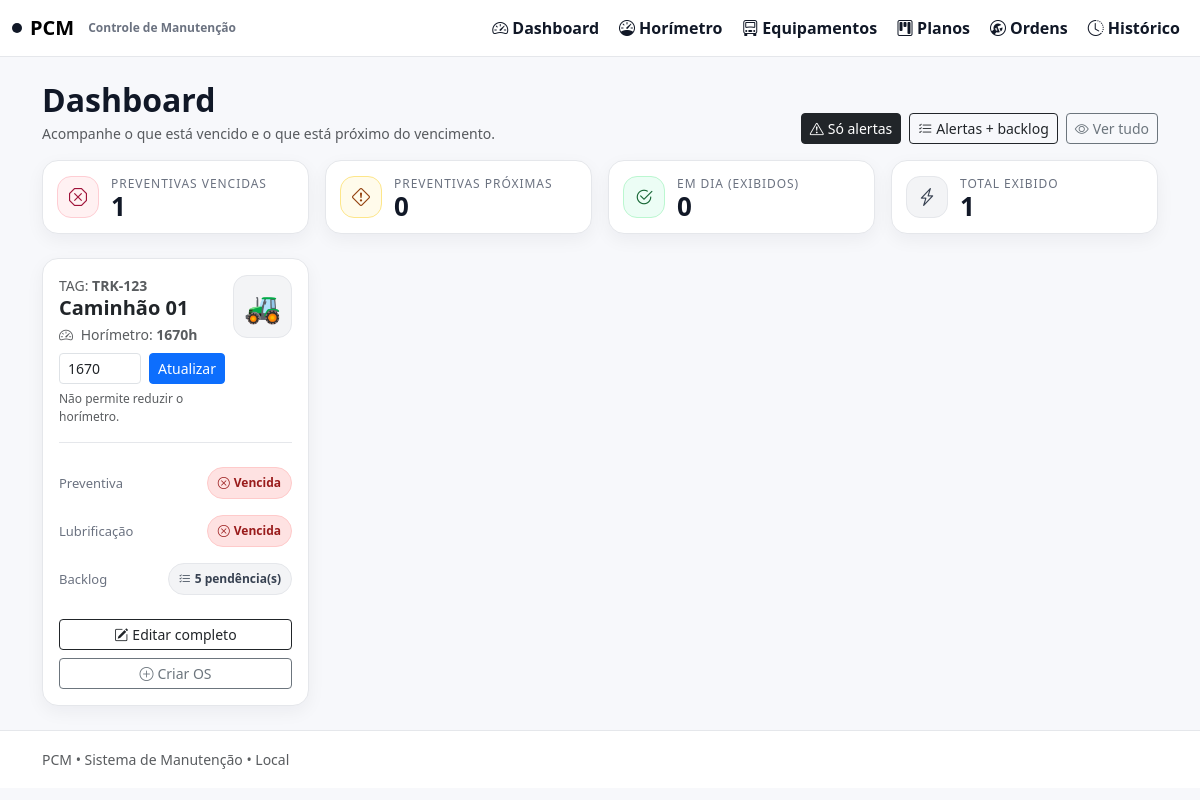
The page / on the database its author committed.
### models.py (models this page shows)
class Equipment(db.Model):
    __tablename__ = "equipamentos"
    id = db.Column(db.Integer, primary_key=True)
    nome = db.Column(db.String(120), nullable=False)
    codigo = db.Column(db.String(60), nullable=False, unique=True)  # TAG
    tipo = db.Column(db.String(60), nullable=True)
    horimetro_atual = db.Column(db.Integer, nullable=False, default=0)
    ativo = db.Column(db.Boolean, nullable=False, default=True)
    created_at = db.Column(db.DateTime, nullable=False, default=datetime.utcnow)
    def open_backlog_count(self) -> int:
        return (
            WorkOrder.query.filter_by(equipamento_id=self.id)
            .filter(WorkOrder.status.in_(OPEN_OS_STATUSES))
            .count()
        )

### app.py (the view)
    @app.route("/")
    def dashboard():
        equipamentos = (
            Equipment.query.filter_by(ativo=True)
            .order_by(Equipment.nome.asc())
            .all()
        )
        default_alert = app.config.get("DEFAULT_ALERT_HOURS", 20)
        filtro = request.args.get("filtro", "alertas")
        cards = []
        total_vencidas = 0
        total_proximas = 0
        total_em_dia = 0
        for e in equipamentos:
            planos_prev = [p for p in e.planos if p.tipo == PlanType.PREVENTIVA.value]
            planos_lub = [p for p in e.planos if p.tipo == PlanType.LUBRIFICACAO.value]
            def summarize(plans):
                if not plans:
                    return {"status": "SEM_PLANO", "faltam": None, "texto": "Sem plano"}
                remaining_list = [(p, p.remaining_hours(e.horimetro_atual)) for p in plans]
                p_min, faltam_min = sorted(remaining_list, key=lambda x: x[1])[0]
                status = p_min.status(e.horimetro_atual, default_alert=default_alert)
                if status == "VENCIDA":
                    return {"status": "VENCIDA", "faltam": faltam_min, "texto": "Vencida!"}
                if status == "PROXIMA":
                    return {"status": "PROXIMA", "faltam": faltam_min, "texto": f"{faltam_min} horas"}
                return {"status": "EM_DIA", "faltam": faltam_min, "texto": f"{faltam_min} horas"}
            prev = summarize(planos_prev)
            lub = summarize(planos_lub)
            backlog = e.open_backlog_count()
            is_prev_alert = prev["status"] in ("VENCIDA", "PROXIMA")
            is_backlog_alert = backlog > 0
            if filtro == "alertas":
                if not is_prev_alert:
                    continue
            elif filtro == "alertas_e_backlog":
                if not (is_prev_alert or is_backlog_alert):
                    continue
            elif filtro == "all":
                pass
            else:
                if not is_prev_alert:
                    continue
            if prev["status"] == "VENCIDA":
                total_vencidas += 1
            elif prev["status"] == "PROXIMA":
                total_proximas += 1
            else:
                total_em_dia += 1
            cards.append({"equip": e, "prev": prev, "lub": lub, "backlog": backlog})
        return render_template(
            "dashboard.html",
            cards=cards,
            total_vencidas=total_vencidas,
            total_proximas=total_proximas,
            total_em_dia=total_em_dia,
            filtro=filtro,
        )

### models.py (called while the page is built)
    def remaining_hours(self, horimetro_atual: int) -> int:
        return (self.ultima_execucao_horimetro + self.intervalo_horas) - horimetro_atual

    def status(self, horimetro_atual: int, default_alert: int = 20) -> str:
        faltam = self.remaining_hours(horimetro_atual)
        alert = self.alerta_horas if self.alerta_horas is not None else default_alert
        if faltam <= 0:
            return "VENCIDA"
        if faltam <= alert:
            return "PROXIMA"
        return "EM_DIA"

### templates/dashboard.html (shortened to what this page needs)
{% extends "base.html" %}
{% block content %}
<div class="d-flex flex-wrap justify-content-between align-items-end gap-2 mb-3">
  <div>
    <h2 class="mb-1 fw-bold">Dashboard</h2>
    <div class="text-muted small">Acompanhe o que está vencido e o que está próximo do vencimento.</div>
  </div>
  <div class="d-flex gap-2 flex-wrap">
    <a class="btn btn-sm {{ 'btn-dark' if filtro=='alertas' else 'btn-outline-dark' }}"
       href="{{ url_for('dashboard', filtro='alertas') }}">
      <i class="bi bi-exclamation-triangle me-1"></i>Só alertas
    </a>
    <a class="btn btn-sm {{ 'btn-dark' if filtro=='alertas_e_backlog' else 'btn-outline-dark' }}"
       href="{{ url_for('dashboard', filtro='alertas_e_backlog') }}">
      <i class="bi bi-list-check me-1"></i>Alertas + backlog
    </a>
    <a class="btn btn-sm {{ 'btn-secondary' if filtro=='all' else 'btn-outline-secondary' }}"
       href="{{ url_for('dashboard', filtro='all') }}">
      <i class="bi bi-eye me-1"></i>Ver tudo
    </a>
  </div>
</div>
<div class="row g-3 mb-4">
  <div class="col-12 col-md-3">
    <div class="kpi kpi-danger">
      <div class="kpi-icon"><i class="bi bi-x-octagon"></i></div>
      <div>
        <div class="kpi-label">Preventivas vencidas</div>
        <div class="kpi-value">{{ total_vencidas }}</div>
      </div>
    </div>
  </div>
  <div class="col-12 col-md-3">
    <div class="kpi kpi-warning">
      <div class="kpi-icon"><i class="bi bi-exclamation-diamond"></i></div>
      <div>
        <div class="kpi-label">Preventivas próximas</div>
        <div class="kpi-value">{{ total_proximas }}</div>
      </div>
    </div>
  </div>
  <div class="col-12 col-md-3">
    <div class="kpi kpi-success">
      <div class="kpi-icon"><i class="bi bi-check2-circle"></i></div>
      <div>
        <div class="kpi-label">Em dia (exibidos)</div>
        <div class="kpi-value">{{ total_em_dia }}</div>
      </div>
    </div>
  </div>
  <div class="col-12 col-md-3">
    <div class="kpi kpi-neutral">
      <div class="kpi-icon"><i class="bi bi-lightning-charge"></i></div>
      <div>
        <div class="kpi-label">Total exibido</div>
        <div class="kpi-value">{{ cards|length }}</div>
      </div>
    </div>
  </div>
</div>
<div class="row g-3">
  {% for c in cards %}
  <div class="col-12 col-md-6 col-lg-4 col-xl-3">
    <div class="card card-min h-100">
      <div class="card-body">
        <div class="d-flex justify-content-between align-items-start gap-2">
          <div>
            <div class="text-muted small">
              TAG: <span class="fw-semibold">{{ c.equip.codigo }}</span>
            </div>
            <h5 class="fw-bold mb-1">{{ c.equip.nome }}</h5>
            <div class="small text-muted">
              <i class="bi bi-speedometer2 me-1"></i>
              Horímetro: <span class="fw-semibold">{{ c.equip.horimetro_atual }}h</span>
            </div>
            <form class="hori-form mt-2" method="post"
                  action="{{ url_for('equipamento_atualizar_horimetro', equip_id=c.equip.id) }}?filtro={{ filtro }}">
              <input class="form-control form-control-sm"
                     type="number"
                     name="horimetro_atual"
                     value="{{ c.equip.horimetro_atual }}"
                     min="{{ c.equip.horimetro_atual }}"
                     required>
              <button class="btn btn-sm btn-primary" type="submit">
                Atualizar
              </button>
            </form>
            <div class="text-muted mini-hint">Não permite reduzir o horímetro.</div>
          </div>
          <div class="equip-ico">🚜</div>
        </div>
        <hr class="my-3">
        <div class="status-line">
          <div class="status-label">Preventiva</div>
          {% if c.prev.status == "VENCIDA" %}
            <span class="chip chip-danger"><i class="bi bi-x-circle me-1"></i>Vencida</span>
          {% elif c.prev.status == "PROXIMA" %}
            <span class="chip chip-warning"><i class="bi bi-exclamation-circle me-1"></i>{{ c.prev.texto }}</span>
          {% elif c.prev.status == "EM_DIA" %}
            <span class="chip chip-success"><i class="bi bi-check-circle me-1"></i>{{ c.prev.texto }}</span>
          {% else %}
            <span class="chip chip-neutral"><i class="bi bi-info-circle me-1"></i>Sem plano</span>
          {% endif %}
        </div>
        <div class="status-line">
          <div class="status-label">Lubrificação</div>
          {% if c.lub.status == "VENCIDA" %}
            <span class="chip chip-danger"><i class="bi bi-x-circle me-1"></i>Vencida</span>
          {% elif c.lub.status == "PROXIMA" %}
            <span class="chip chip-warning"><i class="bi bi-exclamation-circle me-1"></i>{{ c.lub.texto }}</span>
          {% elif c.lub.status == "EM_DIA" %}
            <span class="chip chip-success"><i class="bi bi-check-circle me-1"></i>{{ c.lub.texto }}</span>
          {% else %}
            <span class="chip chip-neutral"><i class="bi bi-info-circle me-1"></i>Sem plano</span>
          {% endif %}
        </div>
        <div class="status-line">
          <div class="status-label">Backlog</div>
          {% if c.backlog == 0 %}
            <span class="chip chip-success"><i class="bi bi-check2 me-1"></i>Sem pendências</span>
          {% else %}
            <span class="chip chip-neutral"><i class="bi bi-list-check me-1"></i>{{ c.backlog }} pendência(s)</span>
          {% endif %}
        </div>
        <div class="mt-3 d-grid gap-2">
          <a class="btn btn-sm btn-outline-dark" href="{{ url_for('equipamento_editar', equip_id=c.equip.id) }}">
            <i class="bi bi-pencil-square me-1"></i>Editar completo
          </a>
          <a class="btn btn-sm btn-outline-secondary" href="{{ url_for('os_nova') }}">
            <i class="bi bi-plus-circle me-1"></i>Criar OS
          </a>
        </div>
      </div>
    </div>
  </div>
  {% endfor %}
</div>
{% endblock %}

### static/css/style.css (style rules this page uses)
:root { --bg: #f7f8fb; --card: #ffffff; --text: #111827; --muted: #6b7280; --border: #e5e7eb; --shadow: 0 10px 25px rgba(17,24,39,.06); --shadow2: 0 6px 18px rgba(17,24,39,.05); }
.bg-app { background: var(--bg); color: var(--text); }
.card-min { border: 1px solid var(--border); border-radius: 16px; background: var(--card); box-shadow: var(--shadow2); }
.card-min hr { border-top: 1px solid var(--border); opacity: 1; }
.equip-ico { font-size: 30px; background: #f3f4f6; border: 1px solid var(--border); border-radius: 14px; padding: 8px 10px; }
.kpi { border-radius: 16px; border: 1px solid var(--border); padding: 14px; display: flex; gap: 12px; align-items: center; background: var(--card); box-shadow: var(--shadow2); }
.kpi-icon { width: 42px; height: 42px; border-radius: 14px; display: grid; place-items: center; border: 1px solid var(--border); background: #f9fafb; font-size: 18px; }
.kpi-label { color: var(--muted); font-size: 12px; text-transform: uppercase; letter-spacing: .08em; }
.kpi-value { font-size: 26px; font-weight: 900; line-height: 1; }
.kpi-danger .kpi-icon { background:#fff1f2; border-color:#fecdd3; color:#9f1239; }
.kpi-warning .kpi-icon { background:#fffbeb; border-color:#fde68a; color:#92400e; }
.kpi-success .kpi-icon { background:#ecfdf5; border-color:#bbf7d0; color:#166534; }
.kpi-neutral .kpi-icon { background:#f3f4f6; border-color:#e5e7eb; color:#374151; }
.status-line { display:flex; justify-content:space-between; align-items:center; gap:10px; padding: 8px 0; }
.status-label { color: var(--muted); font-size: 13px; }
.chip { border-radius: 999px; padding: 6px 10px; font-size: 12px; font-weight: 800; border: 1px solid var(--border); white-space: nowrap; }
.chip-danger { background: #fee2e2; color: #991b1b; border-color: #fecaca; }
.chip-neutral { background: #f3f4f6; color: #374151; border-color: #e5e7eb; }
.hori-form { display: flex; gap: 8px; align-items: center; }
.hori-form input { max-width: 140px; }
.mini-hint { font-size: 12px; color: var(--muted); margin-top: 6px; }

### rows shown on the page
Equipment: equip.codigo "TRK-123", equip.nome "Caminhão 01", equip.horimetro_atual "1670", horimetro_atual "1670"

### other values the page prints
{{ total_vencidas }} "1"
{{ total_proximas }} "0"
{{ total_em_dia }} "0"
{{ cards|length }} "1"
{{ c.backlog }} "5"
